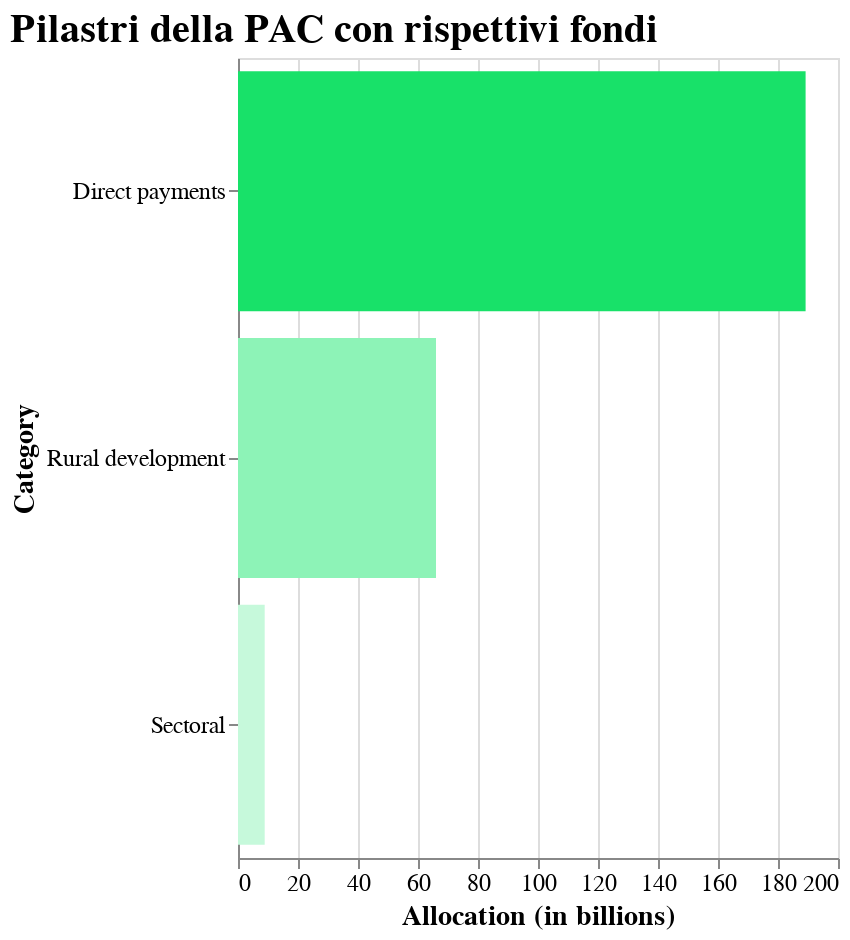

Write notebook code for a chart like this one.
### Code cell
allocations = pd.DataFrame({
    'Categoria': ['Rural development', 'Sectoral', 'Direct payments'],
    'Allocation': [66.0, 8.9, 189.2]
})

bar_chart = alt.Chart(allocations).mark_bar().encode(
    y=alt.Y('Categoria:N', title='Category'),
    x=alt.X('Allocation:Q', title='Allocation (in billions)'),
    color=alt.Color('Allocation', scale=alt.Scale(scheme=["#c6f9db", "#18E169"], interpolate="hsl"), legend=None),
    tooltip=['Categoria:N', 'Allocation:Q']
).properties(
    width="container",
    height=400,
    title='Pilastri della PAC con rispettivi fondi'   
)

bar_chart

### Figure 1 — Vega-Lite specification as saved in the notebook (floating-point values rounded to 4 significant figures)
{"config": {"background": "transparent", "title": {"fontSize": 20, "anchor": "start", "color": "black"}, "axis": {"labelFontSize": 12, "titleFontSize": 14}}, "data": {"name": "data-f28cff812ecc21b1dbced8ff42dd0ee4"}, "mark": {"type": "bar"}, "encoding": {"color": {"field": "Allocation", "legend": null, "scale": {"interpolate": "hsl", "scheme": ["#c6f9db", "#18E169"]}, "type": "quantitative"}, "tooltip": [{"field": "Categoria", "type": "nominal"}, {"field": "Allocation", "type": "quantitative"}], "x": {"field": "Allocation", "title": "Allocation (in billions)", "type": "quantitative"}, "y": {"field": "Categoria", "title": "Category", "type": "nominal"}}, "height": 400, "title": "Pilastri della PAC con rispettivi fondi", "width": "container", "$schema": "https://vega.github.io/schema/vega-lite/v5.17.0.json", "datasets": {"data-f28cff812ecc21b1dbced8ff42dd0ee4": [{"Categoria": "Rural development", "Allocation": 66.0}, {"Categoria": "Sectoral", "Allocation": 8.9}, {"Categoria": "Direct payments", "Allocation": 189.2}]}}
